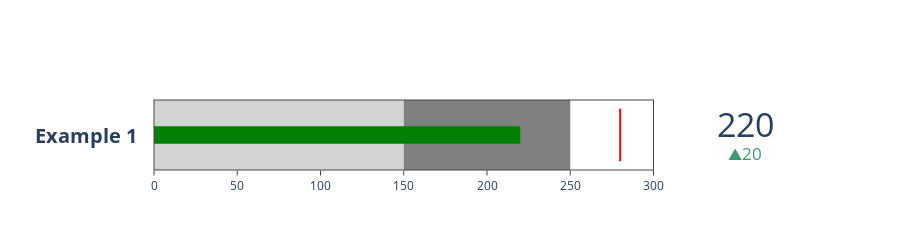

Write notebook code for a chart like this one.
### Markdown cell above
### Explanation of the Code:

1. **Importing the library:**
    ```python
    import matplotlib.pyplot as plt
    ```
    - This line imports the `pyplot` module from the `matplotlib` library, which is used for creating static, interactive, and animated visualizations in Python.

2. **Defining the data:**
    ```python
    categories = ['Category A', 'Category B', 'Category C']
    values = [10, 15, 8]
    ```
    - `categories` is a list containing the names of the categories.
    - `values` is a list containing the values corresponding to each category.

3. **Creating the stem plot:**
    ```python
    plt.stem(categories, values, basefmt='b-', markerfmt='o', use_line_collection=True)
    plt.setp(plt.gca().lines, markersize=10)  # Increasing the marker size to 10
    ```
    - `plt.stem()` creates a stem plot (lollipop chart) with the given categories and values.
    - `basefmt='b-'` specifies the format of the baseline as a blue line.
    - `markerfmt='o'` specifies the format of the markers as circles.
    - `use_line_collection=True` is a parameter that optimizes the drawing of the plot for performance.
    - `plt.setp(plt.gca().lines, markersize=10)` increases the size of the markers to 10.

4. **Labeling the x-axis:**
    ```python
    plt.xlabel('Categories')
    ```
    - This sets the label for the x-axis to "Categories".

5. **Labeling the y-axis:**
    ```python
    plt.ylabel('Values')
    ```
    - This sets the label for the y-axis to "Values".

6. **Setting the title of the chart:**
    ```python
    plt.title('Lollipop Chart - Matplotlib')
    ```
    - This sets the title of the chart to "Lollipop Chart - Matplotlib".

7. **Displaying the plot:**
    ```python
    plt.show()
    ```
    - This command displays the plot.

### Running the Code:
To execute this code, you can copy and paste it into a Python environment that has `matplotlib` installed, such as a Jupyter notebook or a Python script file. The plot will be displayed with larger markers, providing a clearer visual representation of the data points.

### Code cell
#Bullet
import plotly.graph_objects as go

fig = go.Figure(go.Indicator(
    mode = "number+gauge+delta", value = 220,
    domain = {'x': [0.1, 1], 'y': [0, 1]},
    title = {'text' :"<b>Example 1</b>"},
    delta = {'reference': 200},
    gauge = {
        'shape': "bullet",
        'axis': {'range': [None, 300]},
        'threshold': {
            'line': {'color': "red", 'width': 2},
            'thickness': 0.75,
            'value': 280},
        'steps': [
            {'range': [0, 150], 'color': "lightgray"},
            {'range': [150, 250], 'color': "gray"}]}))
fig.update_layout(height = 250)
fig.show()
plt.close()

### Figure 1 — Plotly figure (JSON) as saved in the notebook; plotly's stock layout.template omitted (floating-point values rounded to 4 significant figures)
{"data": [{"delta": {"reference": 200}, "domain": {"x": [0.1, 1], "y": [0, 1]}, "gauge": {"axis": {"range": [null, 300]}, "shape": "bullet", "steps": [{"color": "lightgray", "range": [0, 150]}, {"color": "gray", "range": [150, 250]}], "threshold": {"line": {"color": "red", "width": 2}, "thickness": 0.75, "value": 280}}, "mode": "number+gauge+delta", "title": {"text": "<b>Example 1</b>"}, "type": "indicator", "value": 220}], "layout": {"height": 250}}
